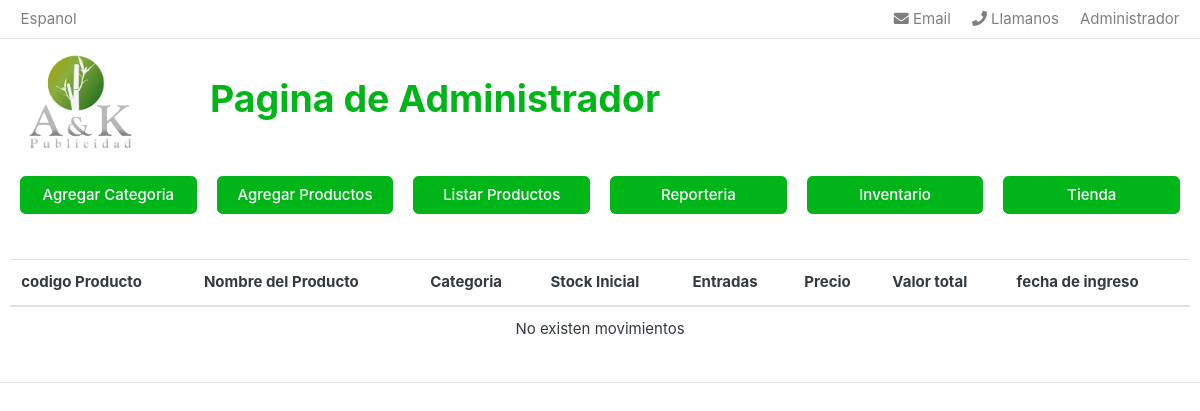
The app's page /administrador/listaInventario, older data.
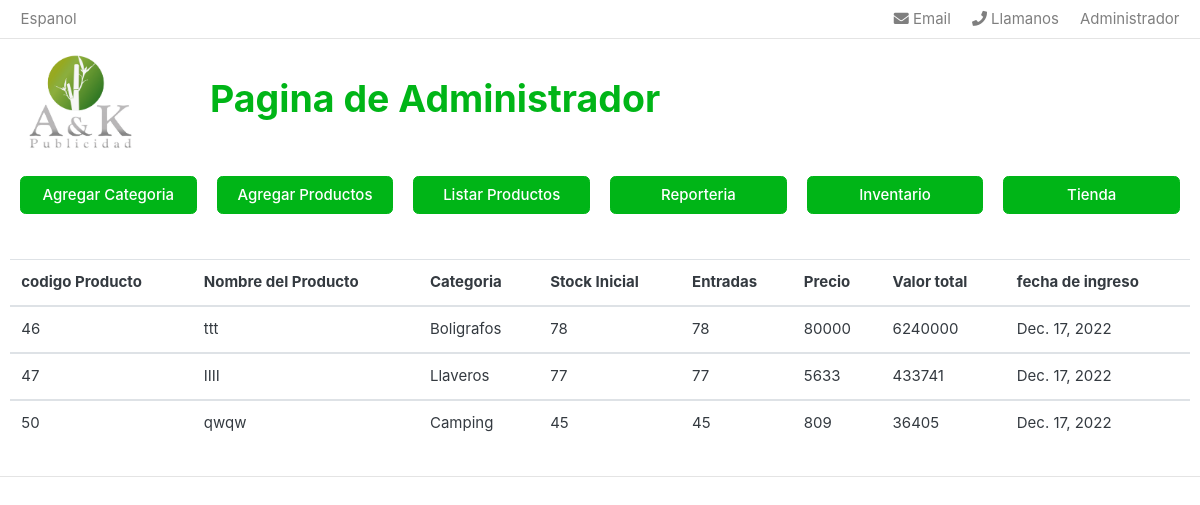
The same page, newer data.
### administrador/models.py (models this page shows)
class Inventario(models.Model):
    id_producto = models.CharField(max_length=50, blank=True)
    product_name = models.CharField(max_length=50, blank=True)
    category = models.CharField(max_length=50, blank=True)
    slug = models.CharField(max_length=50, blank=True)
    stock_inicial = models.CharField(max_length=50, blank=True)
    entradas = models.CharField(max_length=50, blank=True)
    price = models.IntegerField()
    total_price = models.IntegerField()
    create_date = models.DateField(auto_now_add =True)

### administrador/views.py (the view)
# urls.py: path('listaInventario', views.listaInventario, name='listaInventario'),
def listaInventario(request):
    inventario = Inventario.objects.all()
    return render(request, 'administrador/inventario.html', {'inventario':inventario})

### carts/context_processors.py (called while the page is built)
def counter(request):
    cart_count = 0
    try:
        cart = Cart.objects.filter(cart_id=_cart_id(request))
        cart_items = CartItem.objects.all().filter(cart=cart[:1])
        for cart_item in cart_items:
            cart_count += cart_item.quantity
    except Cart.DoesNotExist:
        cart_count = 0
    return dict(cart_count=cart_count)

### carts/views.py (called while the page is built)
def _cart_id(request):
    cart = request.session.session_key
    if not cart:
        cart = request.session.create()
    return cart

### category/context_processors.py (called while the page is built)
def menu_links(request):
    links = Category.objects.all()
    return dict(links=links)

### templates/administrador/inventario.html (shortened to what this page needs)
{% load static %}
<!DOCTYPE HTML>
<html lang="en">
<head>
<link href="{% static 'css/bootstrap.css' %}" rel="stylesheet" type="text/css"/>
<link href="{% static 'fonts/fontawesome/css/all.min.css' %}" type="text/css" rel="stylesheet">
<link href="{% static 'css/ui.css' %}" rel="stylesheet" type="text/css"/>
<link href="{% static 'css/responsive.css' %}" rel="stylesheet" media="only screen and (max-width: 1200px)" />
</head>
<body>
{% block content %}
<header class="section-header">
<nav class="navbar p-md-0 navbar-expand-sm navbar-light border-bottom">
<div class="container">
  <div class="collapse navbar-collapse" id="navbarTop4">
    <ul class="navbar-nav mr-auto">
    	<li class="nav-item dropdown">
		 	<a href="#" class="nav-link"> Espanol </a>
		</li>
    </ul>
    <ul class="navbar-nav">
		<li><a href="#" class="nav-link"> <i class="fa fa-envelope"></i> Email </a></li>
		<li><a href="#" class="nav-link"> <i class="fa fa-phone"></i> Llamanos</a></li>
			<li><a href="{% url 'inicio' %}" class="nav-link"> Administrador</a></li>
	</ul>
  </div>
</div>
</nav>
<section class="header-main border-bottom">
	<div class="container">
<div class="row align-items-center">
	<div class="col-lg-2 col-md-3 col-6">
		<a href="{% url 'home' %}" class="brand-wrap">
			<img class="logo" src="{% static './images/LOGO A Y k LISTO.jpg' %}">
		</a>
	</div>
    <br>
	<div class="col-6">
		<h1>Pagina de Administrador</h1>
	</div>
	</div>
    <br>
    <div class="container">
        <div class="row row-cols-6">
            <div class="col"><a href="{% url 'verform_categoria' %}" class="btn btn-block btn-success">Agregar Categoria</a></div>
            <div class="col"><a href="{% url 'verFormulario' %}" class="btn btn-block btn-success">Agregar Productos</a></div>
            <div class="col"><a href="{% url 'lista' %}" class="btn btn-block btn-success">Listar Productos</a></div>
            <div class="col"><a href="{% url 'listaReporteria' %}" class="btn btn-block btn-success">Reporteria</a></div>
            <div class="col"><a href="{% url 'listaInventario' %}" class="btn btn-block btn-success">Inventario</a></div>
            <div class="col"><a href="{% url 'store' %}" class="btn btn-block btn-success">Tienda</a></div>
        </div>
    </div>
    <table class="table mt-5">
        <thead>
        <tr>
            <th scope="col">codigo Producto</th>
            <th scope="col">Nombre del Producto</th>
            <th scope="col">Categoria</th>
            <th scope="col">Stock Inicial</th>
            <th scope="col">Entradas</th>
            <th scope="col">Precio</th>
            <th scope="col">Valor total</th>
            <th scope="col">fecha de ingreso</th>
        </tr>
        </thead>
        {% if inventario %}
        {% for ar in inventario %}
        <tbody>
        <tr>
            <td>{{ar.id_producto}}</td>
            <td>{{ar.product_name}}</td>
            <td>{{ar.category}}</td>
            <td>{{ar.stock_inicial}}</td>
            <td>{{ar.entradas}}</td>
            <td>{{ar.price}}</td>
            <td>{{ar.total_price}}</td>
            <td>{{ar.create_date}}</td>
        </tr>
        </tbody>
        {% endfor %}
        {% else %}
        <tbody>
            <tr>
            <td scope="row" colspan="8" class="text-center">No existen movimientos</td>
        </tbody>
        {% endif %}
    </table>
{% endblock %}

Row changes from the older to the newer data that the page shows:
added Inventario: id_producto "46", product_name "ttt", category "Boligrafos", stock_inicial "78", entradas "78", price "80000", total_price "6240000", create_date "Dec. 17, 2022"
added Inventario: id_producto "47", product_name "IIII", category "Llaveros", stock_inicial "77", entradas "77", price "5633", total_price "433741", create_date "Dec. 17, 2022"
added Inventario: id_producto "50", product_name "qwqw", category "Camping", stock_inicial "45", entradas "45", price "809", total_price "36405", create_date "Dec. 17, 2022"
Text that changed along with them:
text no longer shown: "No existen movimientos"
